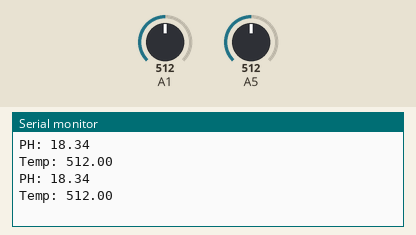
This sketch was run on a simulated Arduino Uno, built with avr-gcc and run on an emulated ATmega328P. Parts: the last lines printed to the serial monitor. Inputs (shaded band) come from the test bench; at power-on: A1 = 512, A5 = 512.

Above: at 1.8 s.
1.9 s: A1 set to 716
At 2.8 s:
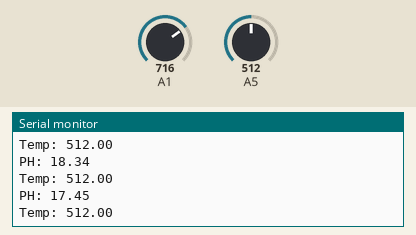
3.4 s: A5 set to 716
At 4.5 s:
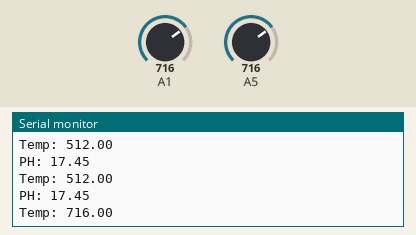
4.9 s: A1 set to 900
At 5.8 s:
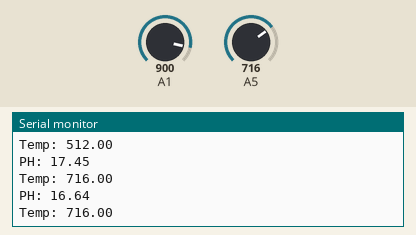
6.4 s: A5 set to 900
At 7.8 s:
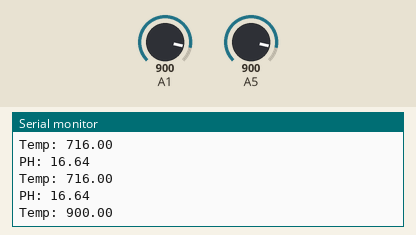
Timing chart, 0 to 8.9 s (numbered marks = the images above; inputs shaded):
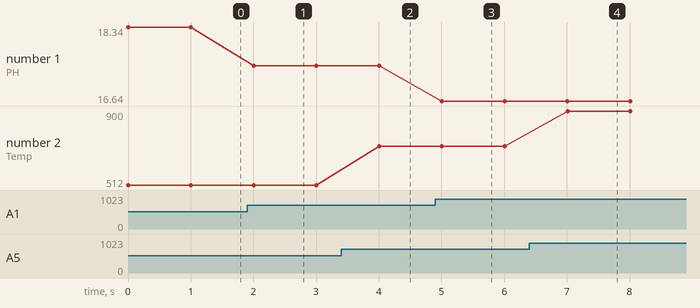

Measured:
- after the input at 1.9 s, the serial monitor: prints a new line after 0.10 s (image 1)
- after the input at 3.4 s, the serial monitor: prints a new line after 0.61 s (image 2)
- after the input at 4.9 s, the serial monitor: prints a new line after 0.11 s (image 3)
- after the input at 6.4 s, the serial monitor: prints a new line after 0.61 s (image 4)
- plotted number 1: 18.34 → 17.45 after the input at 1.9 s, 17.45 → 16.64 after the input at 4.9 s
- plotted number 2: 512 → 716 after the input at 3.4 s, 716 → 900 after the input at 6.4 s

The sketch:

Quack_pH.ino
```cpp
void setup() {
  Serial.begin(115200); //Begin Serial Monitor
}

void loop() {
  float measure = analogRead(1);  //Read pin A0
  float temp = analogRead(5);
  double voltage = measure*3.3/4095.0; //Analog-to-Digital Conversion

  // PH_step (Voltage/pH Unit) = (Voltage@PH7-Voltage@PH4)/(PH7 - PH4)
  float pH = 7+((2.5 - voltage)/0.1841); // PH_probe = PH7-((Voltage@PH7-Voltage@probe)/PH_step)
  Serial.print("PH: "); //Print word pH in Serial Monitor
  Serial.println(pH); //Print pH value in Serial Monitor
  Serial.print("Temp: "); //Print word pH in Serial Monitor
  Serial.println(temp); //Print pH value in Serial Monitor

  delay(1000);  //Gives delay 1 second
}  
```
